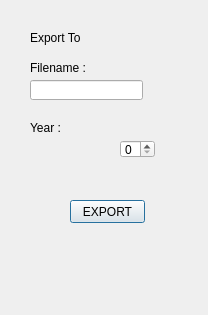
<?xml version="1.0" encoding="UTF-8"?>
<ui version="4.0">
 <class>Dialog</class>
 <widget class="QDialog" name="Dialog">
  <property name="geometry">
   <rect>
    <x>0</x>
    <y>0</y>
    <width>208</width>
    <height>315</height>
   </rect>
  </property>
  <property name="windowTitle">
   <string>Dialog</string>
  </property>
  <widget class="QLabel" name="title_label">
   <property name="geometry">
    <rect>
     <x>30</x>
     <y>30</y>
     <width>111</width>
     <height>16</height>
    </rect>
   </property>
   <property name="styleSheet">
    <string notr="true">background-color:transparent;</string>
   </property>
   <property name="text">
    <string>Export To</string>
   </property>
  </widget>
  <widget class="QLabel" name="filename_label">
   <property name="geometry">
    <rect>
     <x>30</x>
     <y>60</y>
     <width>71</width>
     <height>16</height>
    </rect>
   </property>
   <property name="styleSheet">
    <string notr="true">background-color:transparent;</string>
   </property>
   <property name="text">
    <string>Filename :</string>
   </property>
  </widget>
  <widget class="QLineEdit" name="filename_line">
   <property name="geometry">
    <rect>
     <x>30</x>
     <y>80</y>
     <width>113</width>
     <height>20</height>
    </rect>
   </property>
  </widget>
  <widget class="QSpinBox" name="invoice_year">
   <property name="geometry">
    <rect>
     <x>120</x>
     <y>140</y>
     <width>35</width>
     <height>18</height>
    </rect>
   </property>
  </widget>
  <widget class="QLabel" name="date_label">
   <property name="geometry">
    <rect>
     <x>30</x>
     <y>120</y>
     <width>71</width>
     <height>16</height>
    </rect>
   </property>
   <property name="styleSheet">
    <string notr="true">background-color:transparent;</string>
   </property>
   <property name="text">
    <string>Year :</string>
   </property>
  </widget>
  <widget class="QPushButton" name="export_button">
   <property name="geometry">
    <rect>
     <x>70</x>
     <y>200</y>
     <width>75</width>
     <height>23</height>
    </rect>
   </property>
   <property name="text">
    <string>EXPORT</string>
   </property>
  </widget>
 </widget>
 <resources/>
 <connections/>
</ui>
